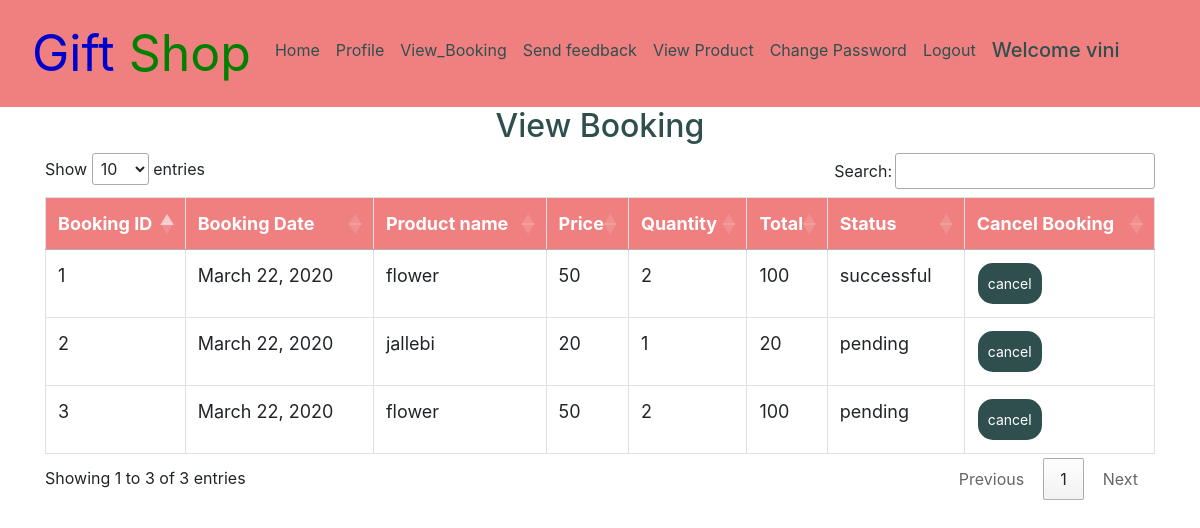
Page /view_booking (signed in) on the committed database.
### shop/models.py (models this page shows, shortened)
class Booking(models.Model):
    status = models.ForeignKey(Status, on_delete=models.CASCADE, null=True)
    user = models.ForeignKey(User, on_delete=models.CASCADE, null=True)
    book_date = models.CharField(max_length=30, null=True)
    c_name = models.CharField(max_length=30, null=True)
    email = models.EmailField(null=True)
    contact = models.CharField(max_length=30, null=True)
    city = models.CharField(max_length=30, null=True)
    address = models.CharField(max_length=30, null=True)
    pro_name = models.CharField(max_length=30, null=True)
    price = models.IntegerField(null=True)
    quantity = models.IntegerField(null=True)
    total = models.IntegerField(null=True)

class Status(models.Model):
    name = models.CharField(max_length=20, null=True)

### shop/views.py (the view)
# urls.py: path('view_booking', View_Booking, name='view_booking'),
def View_Booking(request):
    book = Booking.objects.filter(user=request.user)
    if book:
        pass
    else:
        message1 = messages.info(request, 'Not Found Any Data Related To Order')
    d = {'book': book}
    return render(request, 'view_booking.html', d)

### shop/templates/view_booking.html (shortened to what this page needs)
{% extends 'User_navigation.html' %}
{% block body %}
<center><h2 style="color:DarkSlateGrey">View Booking</h2></center>
 <div class="container">
<table class="table table-bordered" id="myTable">
  <thead>
  <tr>
    <th>Booking ID</th>
    <th>Booking Date</th>
      <th> Product name</th>
    <th>Price</th>
      <th>Quantity</th>
      <th> Total</th>
    <th>Status</th>
    <th>Cancel Booking</th>
  </tr>
  </thead>
   <tbody>
{% for i in book %}
  <tr>
    <td>{{i.id}}</td>
    <td>{{i.book_date}}</td>
      <td>{{i.pro_name}}</td>
      <td>{{i.price}}</td>
      <td>{{i.quantity}}</td>
      <td>{{i.total}}</td>
      <td>{{i.status.name}}</td>
      <td><a href="{% url 'delete_booking' i.id %}"><button class="button button1">cancel</button></a></td>
  </tr>
   {% endfor %}
    </tbody>
</table>
 </div>
{% endblock %}

### shop/templates/User_navigation.html (shortened to what this page needs)
<!DOCTYPE html>
<html lang="en">
<head>
    {% load static %}
    <link rel="stylesheet" href="https://maxcdn.bootstrapcdn.com/bootstrap/4.3.1/css/bootstrap.min.css">
  <link rel = stylesheet href = "//cdn.datatables.net/1.10.19/css/jquery.dataTables.min.css">
<link rel="stylesheet" href="https://cdnjs.cloudflare.com/ajax/libs/font-awesome/4.7.0/css/font-awesome.min.css">
</head>
<body style="background-color:white">
<nav class="navbar navbar-expand-sm" style="background-color:lightcoral">
  <a class="nav-link" href="#" style="color:MediumBlue;font-size:50px">Gift <span style=" color:green ;font:bold">Shop</a>
  <ul class="navbar-nav">
    <li class="nav-item">
      <a class="nav-link" href="{% url 'home' %}" style="color:DarkSlateGrey">Home</a>
    </li>
    {% if request.user.is_authenticated %}
    <li class="nav-item">
      <a class="nav-link" href="{% url 'view_prifile' %}" style="color:DarkSlateGrey">Profile</a>
    </li>
    <li class="nav-item">
      <a class="nav-link" href="{% url 'view_booking' %}" style="color:DarkSlateGrey">View_Booking</a>
    </li>
      <li class="nav-item">
      <a class="nav-link" href="{% url 'send_feedback' request.user.id %}" style="color:DarkSlateGrey">Send feedback</a>
    </li>
       <li class="nav-item">
      <a class="nav-link" href="{% url 'view_product' %}" style="color:DarkSlateGrey">View Product</a>
    </li>
 <li class="nav-item">
      <a class="nav-link" href="{% url 'change_password' %}" style="color:DarkSlateGrey">Change Password</a>
    </li>
      <a class="nav-link" href="{% url 'logout' %}" style="color:DarkSlateGrey">Logout</a>
    <li class="nav-item">
    <h5  class="nav-link" style="color:Darkslategrey">Welcome {{request.user.username}}</h5>
      </li>
        {% else %}
    <li class="nav-item">
      <a class="nav-link" href="{% url 'login' %}" style="color:DarkSlateGrey;text-align:right">Login</a>
    </li>
        {% endif %}
    </ul>
</nav>
{% block body %}
{% endblock %}
</body></html>

### shop/templates/User_navigation.html (style rules this page uses)
* { box-sizing: border-box; }
#myTable { border-collapse: collapse; width: 100%; border: 1px solid #ddd; font-size: 18px; }
#myTable th { text-align: left; padding: 12px; background-color: lightcoral; color: white; }
#myTable td { text-align: left; padding: 12px; background-color: white; }
#myTable tr { border-bottom: 1px solid #ddd; }
.button { background-color: DarkSlateGrey; border: none; color:white; padding: 10px; text-align: center; text-decoration: none; display: inline-block; font-size: 14px; margin: 1px 1px; cursor: pointer; }
.button1 { border-radius: 15px; }

### rows in the picture
Booking: id "1", book_date "March 22, 2020", pro_name "flower", price "50", quantity "2", total "100", status.name "successful"
Booking: id "2", book_date "March 22, 2020", pro_name "jallebi", price "20", quantity "1", total "20", status.name "pending"
Booking: id "3", book_date "March 22, 2020", pro_name "flower", price "50", quantity "2", total "100", status.name "pending"

### other values in the picture
{{ request.user.username }} "vini"
